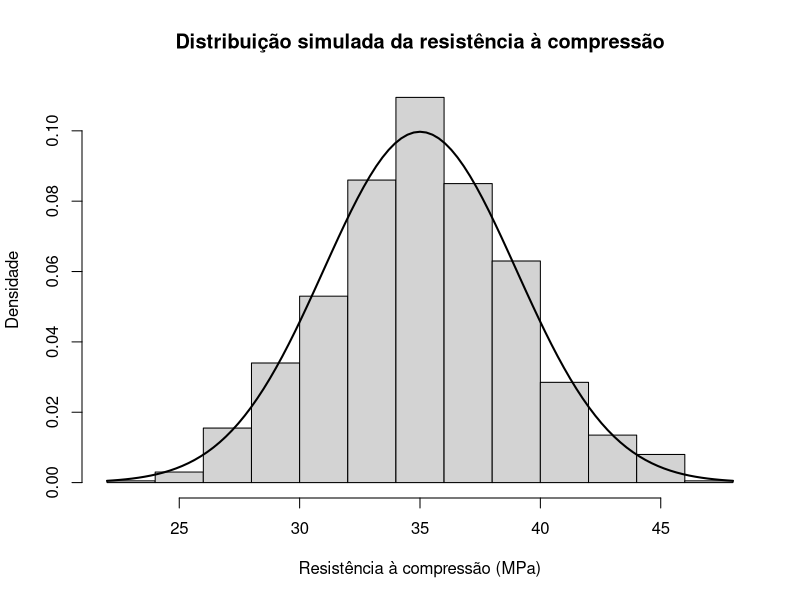
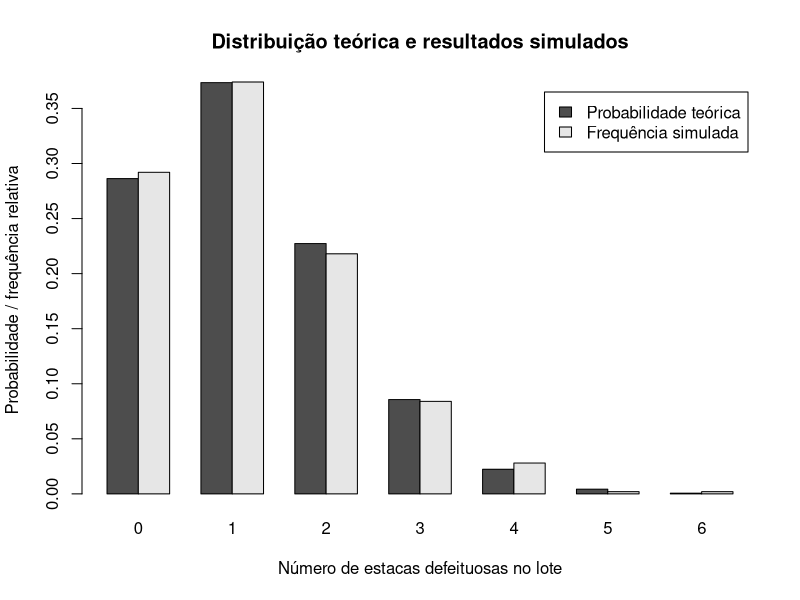
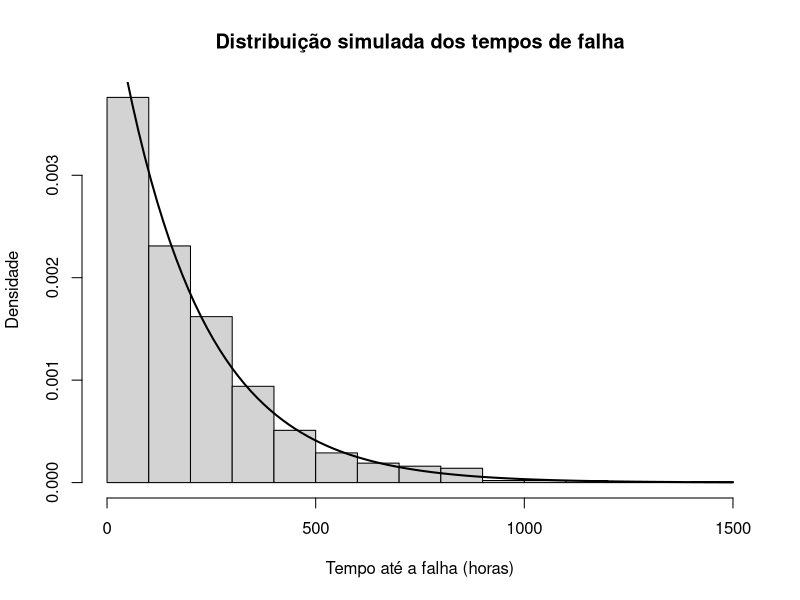
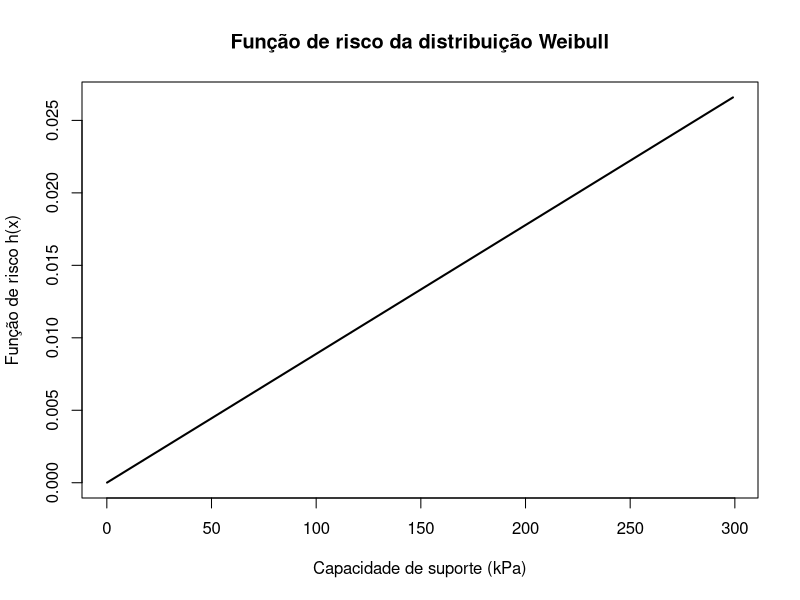
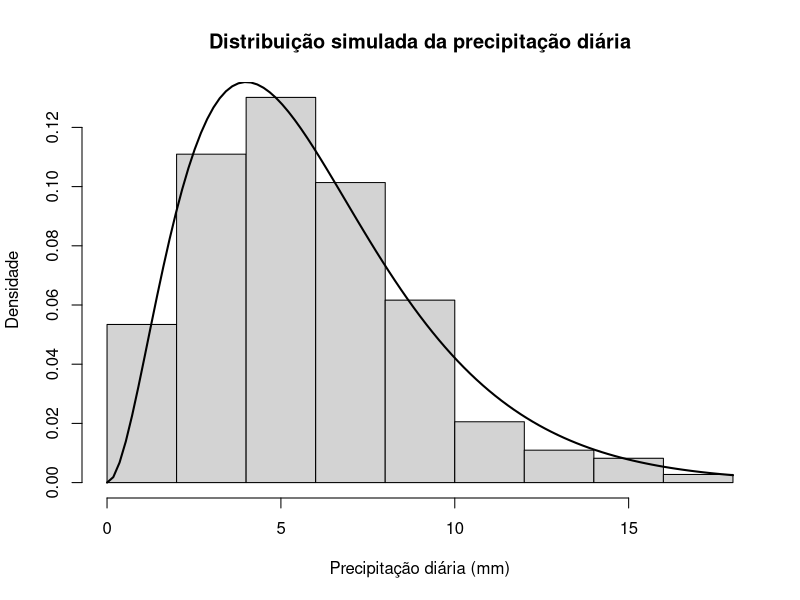
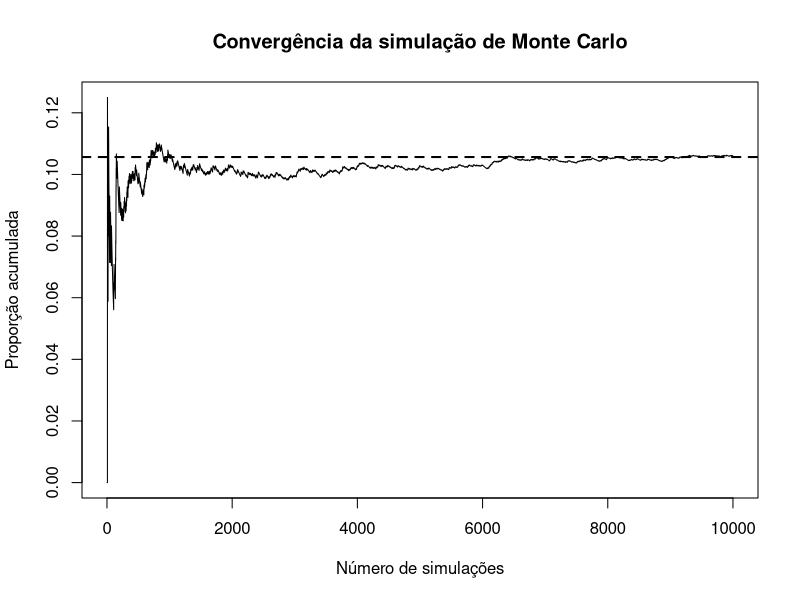

Here is the R script that generated these plots, in order:
## ---- chunk 1
# Define a média da resistência à compressão, em MPa
media <- 35

# Define o desvio padrão da resistência à compressão, em MPa
desvio_padrao <- 4

# Calcula a probabilidade acumulada de a resistência
# à compressão ser inferior a 30 MPa
prob_inferior_30 <- pnorm(
  q = 30,
  mean = media,
  sd = desvio_padrao
)

# Exibe a probabilidade calculada
prob_inferior_30
## ---- chunk 2
# Calcula a probabilidade acumulada de a resistência
# ser inferior a 38 MPa
prob_ate_38 <- pnorm(
  q = 38,
  mean = media,
  sd = desvio_padrao
)

# Calcula a probabilidade acumulada de a resistência
# ser inferior a 32 MPa
prob_ate_32 <- pnorm(
  q = 32,
  mean = media,
  sd = desvio_padrao
)

# Calcula a probabilidade de a resistência estar
# compreendida entre 32 MPa e 38 MPa
prob_32_38 <- prob_ate_38 - prob_ate_32

# Exibe a probabilidade calculada
prob_32_38
## ---- chunk 3
# Calcula o percentil de 5% da distribuição Normal
# Esse valor corresponde à resistência abaixo da qual
# se espera encontrar aproximadamente 5% das amostras
percentil_5 <- qnorm(
  p = 0.05,
  mean = media,
  sd = desvio_padrao
)

# Exibe o valor correspondente ao percentil de 5%
percentil_5
## ---- chunk 4
# Define o número de amostras consideradas
n <- 10

# Calcula o erro padrão da média
# O erro padrão representa a variabilidade esperada
# entre diferentes médias de amostras com tamanho n = 10
erro_padrao <- desvio_padrao / sqrt(n)

# Exibe o erro padrão calculado
erro_padrao

# Calcula a probabilidade de a média de 10 amostras
# ser inferior a 33 MPa
prob_media_inferior_33 <- pnorm(
  q = 33,
  mean = media,
  sd = erro_padrao
)

# Exibe a probabilidade calculada
prob_media_inferior_33
## ---- chunk 5
# Define uma semente para tornar a simulação reproduzível
# Dessa forma, os mesmos números pseudoaleatórios
# serão obtidos quando o código for executado novamente
set.seed(123)

# Define o número de valores que serão simulados
n_simulacoes <- 1000

# Gera 1.000 valores aleatórios provenientes
# de uma distribuição Normal com média de 35 MPa
# e desvio padrão de 4 MPa
resistencia_simulada <- rnorm(
  n = n_simulacoes,
  mean = media,
  sd = desvio_padrao
)
## ---- chunk 6
# Constrói o histograma dos 1.000 valores simulados
# probability = TRUE transforma o eixo vertical
# em densidade, permitindo comparar o histograma
# com a curva teórica da distribuição Normal
hist(
  resistencia_simulada,
  probability = TRUE,
  breaks = "Sturges",
  main = "Distribuição simulada da resistência à compressão",
  xlab = "Resistência à compressão (MPa)",
  ylab = "Densidade"
)

# Adiciona ao histograma a curva de densidade
# teórica da distribuição Normal considerada
curve(
  dnorm(
    x,
    mean = media,
    sd = desvio_padrao
  ),
  add = TRUE,
  lwd = 2
)
## ---- chunk 7
# Calcula a média dos valores simulados
media_simulada <- mean(resistencia_simulada)

# Calcula o desvio padrão dos valores simulados
desvio_simulado <- sd(resistencia_simulada)

# Exibe a média obtida na simulação
media_simulada

# Exibe o desvio padrão obtido na simulação
desvio_simulado
## ---- chunk 8
# Define o número de estacas existentes em cada lote
n_estacas <- 15

# Define a probabilidade histórica de uma estaca ser defeituosa
prob_defeito <- 0.08
## ---- chunk 9
# Calcula a probabilidade de nenhuma das 15 estacas
# do lote apresentar defeito
prob_nenhuma <- dbinom(
  x = 0,
  size = n_estacas,
  prob = prob_defeito
)

# Exibe a probabilidade calculada
prob_nenhuma
## ---- chunk 10
# Calcula a probabilidade acumulada de haver
# no máximo 2 estacas defeituosas no lote
prob_maximo_2 <- pbinom(
  q = 2,
  size = n_estacas,
  prob = prob_defeito
)

# Exibe a probabilidade calculada
prob_maximo_2
## ---- chunk 11
# Calcula a probabilidade de ocorrerem 4 ou mais
# estacas defeituosas no lote
# lower.tail = FALSE calcula diretamente P(X > 3)
prob_4_ou_mais <- pbinom(
  q = 3,
  size = n_estacas,
  prob = prob_defeito,
  lower.tail = FALSE
)

# Exibe a probabilidade calculada
prob_4_ou_mais
## ---- chunk 12
# Calcula o número esperado de estacas defeituosas
# por lote de 15 unidades
esperanca <- n_estacas * prob_defeito

# Calcula a variância teórica do número
# de estacas defeituosas por lote
variancia <- n_estacas * prob_defeito * (1 - prob_defeito)

# Calcula o desvio padrão da distribuição
desvio_padrao_binomial <- sqrt(variancia)

# Exibe os resultados calculados
esperanca
variancia
desvio_padrao_binomial
## ---- chunk 13
# Define uma semente para tornar a simulação reproduzível
set.seed(123)

# Define o número de lotes que serão simulados
n_lotes <- 500

# Simula o número de estacas defeituosas em cada lote
# Cada lote contém 15 estacas e cada estaca apresenta
# probabilidade de defeito igual a 8%
sim_estacas <- rbinom(
  n = n_lotes,
  size = n_estacas,
  prob = prob_defeito
)

# Exibe os primeiros resultados da simulação
head(sim_estacas)
## ---- chunk 14
# Define todos os possíveis números de estacas defeituosas
# em um lote composto por 15 unidades
numero_defeitos <- 0:n_estacas

# Calcula a probabilidade teórica de cada possível
# número de estacas defeituosas
probabilidade_teorica <- dbinom(
  x = numero_defeitos,
  size = n_estacas,
  prob = prob_defeito
)

# Calcula a frequência relativa observada na simulação
# O uso de factor() garante que todos os valores de 0 a 15
# sejam considerados, mesmo que algum não apareça na simulação
frequencia_simulada <- prop.table(
  table(
    factor(
      sim_estacas,
      levels = numero_defeitos
    )
  )
)

# Organiza os resultados teóricos e simulados
# em uma mesma tabela para facilitar a comparação
comparacao_binomial <- data.frame(
  Numero_defeituosas = numero_defeitos,
  Probabilidade_teorica = probabilidade_teorica,
  Frequencia_simulada = as.numeric(frequencia_simulada)
)

# Mantém na tabela apenas os valores que apresentam
# probabilidade teórica relevante ou ocorrência na simulação
comparacao_exibicao <- subset(
  comparacao_binomial,
  Probabilidade_teorica >= 0.0001 |
    Frequencia_simulada > 0
)

# Exibe a tabela comparativa
knitr::kable(
  comparacao_exibicao,
  digits = 4,
  col.names = c(
    "Número de estacas defeituosas",
    "Probabilidade teórica",
    "Frequência relativa simulada"
  ),
  caption = "Comparação entre as probabilidades teóricas e as frequências relativas obtidas na simulação."
)
## ---- chunk 15
# Calcula, a partir dos 500 lotes simulados,
# a proporção de lotes sem estacas defeituosas
sim_prob_nenhuma <- mean(sim_estacas == 0)

# Calcula a proporção simulada de lotes
# com no máximo 2 estacas defeituosas
sim_prob_maximo_2 <- mean(sim_estacas <= 2)

# Calcula a proporção simulada de lotes
# com 4 ou mais estacas defeituosas
sim_prob_4_ou_mais <- mean(sim_estacas >= 4)

# Calcula a média do número de estacas
# defeituosas observada nos 500 lotes simulados
media_simulada_binomial <- mean(sim_estacas)

# Calcula a maior diferença absoluta observada entre
# uma frequência simulada e sua probabilidade teórica
maior_diferenca <- max(
  abs(
    comparacao_binomial$Frequencia_simulada -
      comparacao_binomial$Probabilidade_teorica
  )
)

# Exibe os resultados
sim_prob_nenhuma
sim_prob_maximo_2
sim_prob_4_ou_mais
media_simulada_binomial
maior_diferenca
## ---- chunk 16
# Define os valores que serão apresentados no gráfico
# Valores acima de 6 defeitos possuem probabilidades muito pequenas
# para os parâmetros considerados
k_grafico <- 0:6

# Organiza os valores teóricos e simulados
# correspondentes ao intervalo selecionado
teorico_grafico <- probabilidade_teorica[k_grafico + 1]
simulado_grafico <- as.numeric(frequencia_simulada)[k_grafico + 1]

# Constrói uma matriz com os dois conjuntos de resultados
dados_grafico <- rbind(
  "Probabilidade teórica" = teorico_grafico,
  "Frequência simulada" = simulado_grafico
)

# Constrói um gráfico de barras lado a lado
# para comparar os resultados teóricos e simulados
barplot(
  dados_grafico,
  beside = TRUE,
  names.arg = k_grafico,
  xlab = "Número de estacas defeituosas no lote",
  ylab = "Probabilidade / frequência relativa",
  main = "Distribuição teórica e resultados simulados",
  legend.text = TRUE
)
## ---- chunk 17
# Define a taxa média de fissuras observadas
# em um trecho de 1 km de túnel
lambda_fissuras <- 2.5
## ---- chunk 18
# Calcula a probabilidade de não ocorrer nenhuma
# fissura em um trecho de 1 km do túnel
prob_nenhuma_fissura <- dpois(
  x = 0,
  lambda = lambda_fissuras
)

# Exibe a probabilidade calculada
prob_nenhuma_fissura
## ---- chunk 19
# Calcula a probabilidade de ocorrerem 3 ou mais
# fissuras em um trecho de 1 km
# Como q = 2 e lower.tail = FALSE,
# o R calcula diretamente P(X > 2)
prob_3_ou_mais <- ppois(
  q = 2,
  lambda = lambda_fissuras,
  lower.tail = FALSE
)

# Exibe a probabilidade calculada
prob_3_ou_mais
## ---- chunk 20
# Calcula a probabilidade acumulada de ocorrerem
# no máximo 4 fissuras
prob_ate_4 <- ppois(
  q = 4,
  lambda = lambda_fissuras
)

# Calcula a probabilidade de não ocorrer nenhuma fissura
prob_ate_0 <- ppois(
  q = 0,
  lambda = lambda_fissuras
)

# Calcula a probabilidade de ocorrerem entre
# 1 e 4 fissuras, inclusive
prob_1_a_4 <- prob_ate_4 - prob_ate_0

# Exibe a probabilidade calculada
prob_1_a_4
## ---- chunk 21
# Calcula a taxa média esperada para um trecho de 2 km
lambda_2km <- lambda_fissuras * 2

# Calcula a probabilidade de ocorrerem exatamente
# 5 fissuras em um trecho de 2 km
prob_5_em_2km <- dpois(
  x = 5,
  lambda = lambda_2km
)

# Exibe a taxa média correspondente ao trecho de 2 km
lambda_2km

# Exibe a probabilidade calculada
prob_5_em_2km
## ---- chunk 22
# Calcula a esperança teórica do número de fissuras
esperanca_poisson <- lambda_fissuras

# Calcula a variância teórica
# Na distribuição de Poisson, a variância é igual a lambda
variancia_poisson <- lambda_fissuras

# Calcula o desvio padrão da distribuição
desvio_padrao_poisson <- sqrt(variancia_poisson)

# Exibe os resultados calculados
esperanca_poisson
variancia_poisson
desvio_padrao_poisson
## ---- chunk 23
# Define o tempo médio até a falha da betoneira, em horas
tempo_medio <- 200

# Calcula a taxa da distribuição Exponencial
# A taxa corresponde ao inverso do tempo médio
taxa_falha <- 1 / tempo_medio

# Exibe a taxa calculada
taxa_falha
## ---- chunk 24
# Calcula a probabilidade de o equipamento
# permanecer funcionando por mais de 250 horas
prob_mais_250 <- pexp(
  q = 250,
  rate = taxa_falha,
  lower.tail = FALSE
)

# Exibe a probabilidade calculada
prob_mais_250
## ---- chunk 25
# Calcula a probabilidade de o equipamento
# apresentar falha antes de completar 100 horas
prob_antes_100 <- pexp(
  q = 100,
  rate = taxa_falha
)

# Exibe a probabilidade calculada
prob_antes_100
## ---- chunk 26
# Calcula a mediana da distribuição Exponencial
# Corresponde ao tempo em que a probabilidade
# acumulada de falha atinge 50%
mediana_falha <- qexp(
  p = 0.50,
  rate = taxa_falha
)

# Exibe o tempo mediano até a falha
mediana_falha
## ---- chunk 27
# Calcula a probabilidade de o equipamento durar
# pelo menos mais 100 horas, considerando a
# propriedade da falta de memória da distribuição Exponencial
prob_mais_100 <- pexp(
  q = 100,
  rate = taxa_falha,
  lower.tail = FALSE
)

# Exibe a probabilidade calculada
prob_mais_100
## ---- chunk 28
# Calcula a probabilidade condicional diretamente
# pela razão entre as probabilidades de sobrevivência
prob_condicional <- pexp(
  q = 250,
  rate = taxa_falha,
  lower.tail = FALSE
) / pexp(
  q = 150,
  rate = taxa_falha,
  lower.tail = FALSE
)

# Exibe a probabilidade condicional
prob_condicional
## ---- chunk 29
# Define uma semente para garantir a
# reprodutibilidade dos resultados simulados
set.seed(123)

# Define o número de tempos de falha que serão simulados
n_simulacoes_exp <- 1000

# Gera 1.000 tempos de falha segundo uma
# distribuição Exponencial com média de 200 horas
tempos_simulados <- rexp(
  n = n_simulacoes_exp,
  rate = taxa_falha
)

# Exibe os primeiros tempos simulados
head(tempos_simulados)
## ---- chunk 30
# Constrói o histograma dos tempos de falha simulados
# probability = TRUE permite representar a densidade
# e compará-la com a curva teórica
hist(
  tempos_simulados,
  probability = TRUE,
  breaks = "Sturges",
  main = "Distribuição simulada dos tempos de falha",
  xlab = "Tempo até a falha (horas)",
  ylab = "Densidade"
)

# Adiciona ao histograma a curva de densidade
# teórica da distribuição Exponencial
curve(
  dexp(
    x,
    rate = taxa_falha
  ),
  add = TRUE,
  lwd = 2
)
## ---- chunk 31
# Calcula a média dos tempos de falha simulados
media_simulada_exp <- mean(tempos_simulados)

# Calcula a mediana dos tempos de falha simulados
mediana_simulada_exp <- median(tempos_simulados)

# Calcula a proporção de tempos simulados
# superiores a 250 horas
prop_sim_mais_250 <- mean(tempos_simulados > 250)

# Calcula a proporção de tempos simulados
# inferiores a 100 horas
prop_sim_antes_100 <- mean(tempos_simulados < 100)

# Exibe os resultados
media_simulada_exp
mediana_simulada_exp
prop_sim_mais_250
prop_sim_antes_100
## ---- chunk 32
# Define o parâmetro de forma da distribuição Weibull
forma_weibull <- 2

# Define o parâmetro de escala, em kPa
escala_weibull <- 150
## ---- chunk 33
# Calcula a probabilidade de a capacidade de suporte
# do solo ser inferior a 100 kPa
prob_inferior_100 <- pweibull(
  q = 100,
  shape = forma_weibull,
  scale = escala_weibull
)

# Exibe a probabilidade calculada
prob_inferior_100
## ---- chunk 34
# Calcula a probabilidade acumulada de a capacidade
# de suporte ser inferior a 200 kPa
prob_ate_200 <- pweibull(
  q = 200,
  shape = forma_weibull,
  scale = escala_weibull
)

# Calcula a probabilidade acumulada de a capacidade
# de suporte ser inferior a 120 kPa
prob_ate_120 <- pweibull(
  q = 120,
  shape = forma_weibull,
  scale = escala_weibull
)

# Calcula a probabilidade de a capacidade de suporte
# estar compreendida entre 120 e 200 kPa
prob_120_200 <- prob_ate_200 - prob_ate_120

# Exibe a probabilidade calculada
prob_120_200
## ---- chunk 35
# Calcula o percentil de 90% da distribuição Weibull
# Esse valor corresponde à capacidade de suporte abaixo
# da qual se encontram aproximadamente 90% dos resultados
percentil_90 <- qweibull(
  p = 0.90,
  shape = forma_weibull,
  scale = escala_weibull
)

# Exibe o percentil calculado
percentil_90
## ---- chunk 36
# Calcula a média teórica da distribuição Weibull
media_weibull <- escala_weibull * gamma(
  1 + 1 / forma_weibull
)

# Calcula a variância teórica da distribuição Weibull
variancia_weibull <- escala_weibull^2 * (
  gamma(1 + 2 / forma_weibull) -
    gamma(1 + 1 / forma_weibull)^2
)

# Calcula o desvio padrão a partir da variância
desvio_padrao_weibull <- sqrt(variancia_weibull)

# Exibe os resultados
media_weibull
variancia_weibull
desvio_padrao_weibull
## ---- chunk 37
# Cria uma sequência de valores de capacidade
# de suporte entre 0,1 e 300 kPa
x_seq <- seq(
  from = 0.1,
  to = 300,
  by = 1
)

# Calcula a função de risco da distribuição Weibull
# para cada valor de capacidade de suporte
hazard <- (
  forma_weibull / escala_weibull
) * (
  x_seq / escala_weibull
)^(forma_weibull - 1)

# Constrói o gráfico da função de risco
plot(
  x_seq,
  hazard,
  type = "l",
  lwd = 2,
  xlab = "Capacidade de suporte (kPa)",
  ylab = "Função de risco h(x)",
  main = "Função de risco da distribuição Weibull"
)
## ---- chunk 38
# Define o parâmetro de forma da distribuição Gama
forma_gama <- 3

# Define o parâmetro de taxa da distribuição Gama
taxa_gama <- 0.5
## ---- chunk 39
# Calcula a probabilidade de a precipitação diária
# ser superior a 10 mm
prob_superior_10 <- pgamma(
  q = 10,
  shape = forma_gama,
  rate = taxa_gama,
  lower.tail = FALSE
)

# Exibe a probabilidade calculada
prob_superior_10
## ---- chunk 40
# Calcula a probabilidade acumulada de precipitação
# inferior a 15 mm
prob_ate_15 <- pgamma(
  q = 15,
  shape = forma_gama,
  rate = taxa_gama
)

# Calcula a probabilidade acumulada de precipitação
# inferior a 5 mm
prob_ate_5 <- pgamma(
  q = 5,
  shape = forma_gama,
  rate = taxa_gama
)

# Calcula a probabilidade de a precipitação
# estar compreendida entre 5 e 15 mm
prob_5_15 <- prob_ate_15 - prob_ate_5

# Exibe a probabilidade calculada
prob_5_15
## ---- chunk 41
# Calcula o percentil de 95% da distribuição Gama
# Esse valor corresponde à precipitação abaixo da qual
# se encontram aproximadamente 95% das observações
percentil_95_gama <- qgamma(
  p = 0.95,
  shape = forma_gama,
  rate = taxa_gama
)

# Exibe o percentil calculado
percentil_95_gama
## ---- chunk 42
# Calcula a esperança teórica da distribuição Gama
esperanca_gama <- forma_gama / taxa_gama

# Calcula a variância teórica da distribuição Gama
variancia_gama <- forma_gama / taxa_gama^2

# Calcula o desvio padrão teórico
desvio_padrao_gama <- sqrt(variancia_gama)

# Exibe os resultados calculados
esperanca_gama
variancia_gama
desvio_padrao_gama
## ---- chunk 43
# Define uma semente para tornar a simulação reproduzível
set.seed(123)

# Define o número de observações que serão simuladas
n_dias <- 365

# Gera 365 valores aleatórios provenientes
# da distribuição Gama definida anteriormente
precipitacao_simulada <- rgamma(
  n = n_dias,
  shape = forma_gama,
  rate = taxa_gama
)

# Exibe os primeiros valores simulados
head(precipitacao_simulada)
## ---- chunk 44
# Constrói o histograma dos valores simulados
# probability = TRUE permite representar a densidade
# e compará-la com a curva teórica
hist(
  precipitacao_simulada,
  probability = TRUE,
  breaks = "Sturges",
  main = "Distribuição simulada da precipitação diária",
  xlab = "Precipitação diária (mm)",
  ylab = "Densidade"
)

# Adiciona ao histograma a curva de densidade
# teórica da distribuição Gama
curve(
  dgamma(
    x,
    shape = forma_gama,
    rate = taxa_gama
  ),
  add = TRUE,
  lwd = 2
)
## ---- chunk 45
# Calcula a média da precipitação simulada
media_simulada_gama <- mean(precipitacao_simulada)

# Calcula o desvio padrão da precipitação simulada
desvio_simulado_gama <- sd(precipitacao_simulada)

# Calcula a proporção de valores simulados
# com precipitação superior a 10 mm
prop_sim_superior_10 <- mean(
  precipitacao_simulada > 10
)

# Calcula a proporção de valores simulados
# com precipitação entre 5 e 15 mm
prop_sim_5_15 <- mean(
  precipitacao_simulada > 5 &
    precipitacao_simulada < 15
)

# Exibe os resultados
media_simulada_gama
desvio_simulado_gama
prop_sim_superior_10
prop_sim_5_15
## ---- chunk 46
# Define uma semente para tornar a simulação reproduzível
set.seed(123)

# Define o número total de simulações
n_sim_mc <- 10000

# Define os parâmetros da distribuição Normal
# utilizada para representar a resistência do concreto
media_mc <- 35
desvio_mc <- 4

# Gera 10.000 valores aleatórios de resistência
# provenientes da distribuição Normal especificada
resistencia_mc <- rnorm(
  n = n_sim_mc,
  mean = media_mc,
  sd = desvio_mc
)

# Exibe os primeiros valores simulados
head(resistencia_mc)
## ---- chunk 47
# Identifica quantos valores simulados apresentaram
# resistência inferior a 30 MPa
n_abaixo_30_mc <- sum(
  resistencia_mc < 30
)

# Calcula a proporção de valores simulados
# com resistência inferior a 30 MPa
prop_sim_abaixo_30 <- mean(
  resistencia_mc < 30
)

# Exibe o número de ocorrências e a proporção simulada
n_abaixo_30_mc
prop_sim_abaixo_30
## ---- chunk 48
# Calcula a probabilidade teórica de resistência
# inferior a 30 MPa
prob_teorica_mc <- pnorm(
  q = 30,
  mean = media_mc,
  sd = desvio_mc
)

# Calcula a diferença absoluta entre a proporção
# simulada e a probabilidade teórica
diferenca_mc <- abs(
  prop_sim_abaixo_30 - prob_teorica_mc
)

# Calcula a diferença em pontos percentuais
diferenca_pp_mc <- diferenca_mc * 100

# Exibe os resultados
prob_teorica_mc
prop_sim_abaixo_30
diferenca_mc
diferenca_pp_mc
## ---- chunk 49
# Calcula, para cada número de simulações realizadas,
# a proporção acumulada de resistências abaixo de 30 MPa
proporcao_acumulada_mc <- cumsum(
  resistencia_mc < 30
) / seq_along(resistencia_mc)

# Representa graficamente a evolução da estimativa
plot(
  proporcao_acumulada_mc,
  type = "l",
  xlab = "Número de simulações",
  ylab = "Proporção acumulada",
  main = "Convergência da simulação de Monte Carlo"
)

# Adiciona uma linha horizontal correspondente
# à probabilidade teórica calculada com pnorm()
abline(
  h = prob_teorica_mc,
  lty = 2,
  lwd = 2
)
## ---- chunk 50
# Calcula a média dos 10.000 valores simulados
media_mc_simulada <- mean(resistencia_mc)

# Calcula o desvio padrão dos valores simulados
desvio_mc_simulado <- sd(resistencia_mc)

# Exibe os resultados
media_mc_simulada
desvio_mc_simulado
